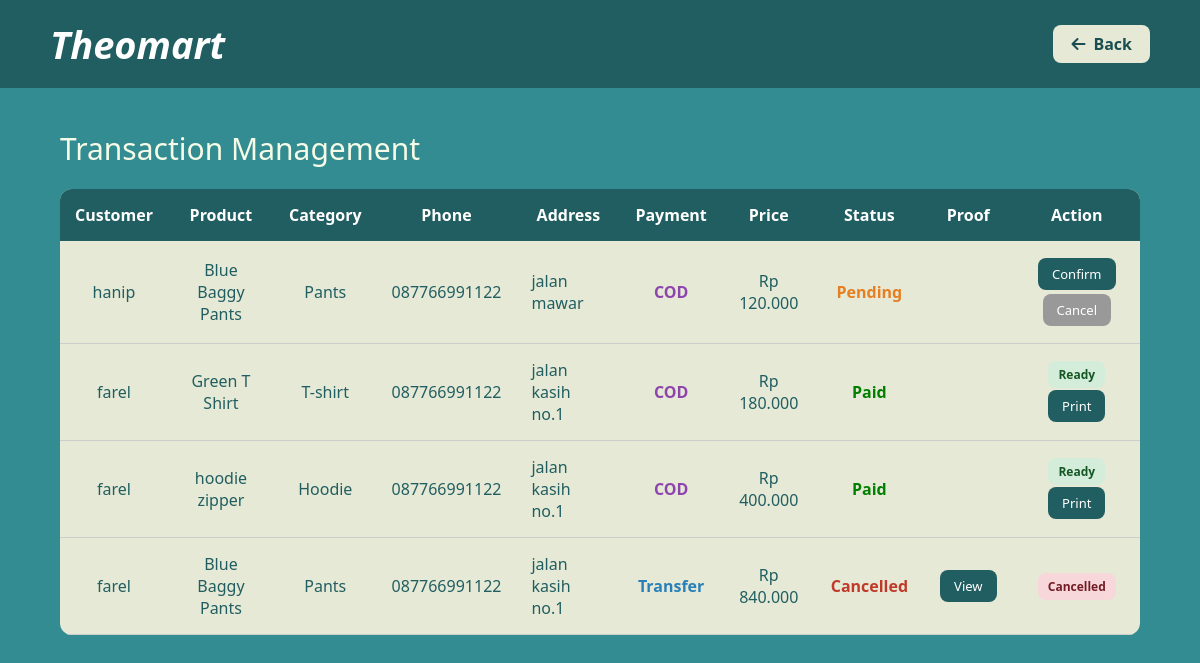
The app's page /admin/transaction_management.php (signed in), older data.
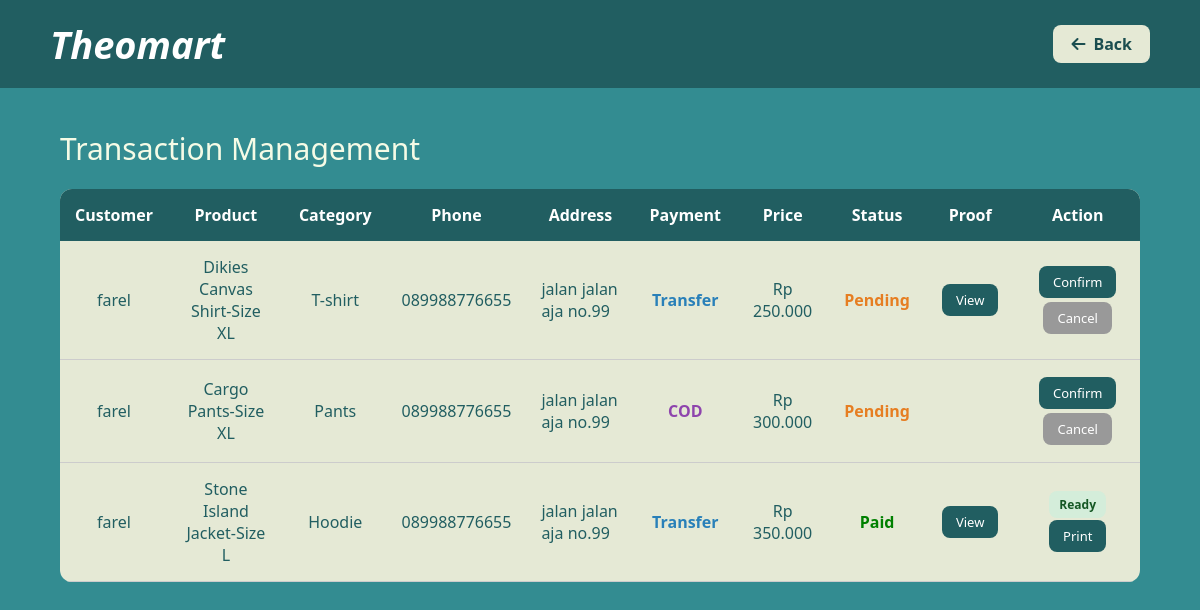
The same page, newer data.
### tables this page shows
CREATE TABLE `transactions` (
  `id` int(11) NOT NULL,
  `product_id` int(11) NOT NULL,
  `customer_name` varchar(150) NOT NULL,
  `quantity` int(11) NOT NULL DEFAULT 1,
  `total_price` int(11) NOT NULL,
  `proof_photo` varchar(255) DEFAULT NULL,
  `status` enum('Pending','Paid','Cancelled') DEFAULT 'Pending',
  `created_at` date DEFAULT curdate(),
  `phone` varchar(20) DEFAULT NULL,
  `address` text DEFAULT NULL,
  `payment_method` enum('cod','transfer') NOT NULL DEFAULT 'cod',
  `checkout_status` enum('cart','checkout') DEFAULT 'cart',
  `refund_status` enum('none','requested','approved','rejected') DEFAULT 'none',
  `refund_reason` text DEFAULT NULL,
  `refund_date` datetime DEFAULT NULL,
  `refund_target` varchar(255) DEFAULT NULL,
  `refund_proof` varchar(255) DEFAULT NULL,
  `shipping_address` text DEFAULT NULL,
  `shipping_status` varchar(50) DEFAULT 'pending',
  `shipping_courier` varchar(50) DEFAULT NULL,
  `tracking_number` varchar(100) DEFAULT NULL
);

CREATE TABLE `products` (
  `id` int(11) NOT NULL,
  `name` varchar(100) DEFAULT NULL,
  `category` varchar(50) DEFAULT NULL,
  `price` int(11) DEFAULT NULL,
  `stock` int(11) DEFAULT NULL,
  `photo` varchar(255) DEFAULT NULL
);

### admin/transaction_management.php (the view, shortened to what the changed rows need)
<?php
    include "../config/database.php";
    $data = mysqli_query($conn, "
        SELECT t.*, p.name AS product_name, p.category
        FROM transactions t
        JOIN products p ON t.product_id = p.id
        WHERE t.checkout_status = 'checkout'
        ORDER BY t.id DESC
    ");
?>
<!DOCTYPE html>
<html>
    <head>
    <link rel="stylesheet" href="https://cdnjs.cloudflare.com/ajax/libs/font-awesome/6.5.0/css/all.min.css">
    </head>
    <body>
        <div class="container">
            <div class="table-wrapper">
                <table>
                    <thead>
                        <tr>
                            <th>Customer</th>
                            <th>Product</th>
                            <th>Category</th>
                            <th>Phone</th>
                            <th>Address</th>
                            <th>Payment</th>
                            <th>Price</th>
                            <th>Status</th>
                            <th>Proof</th>
                            <th>Action</th>
                        </tr>
                    </thead>
                    <tbody>
                        <?php while($row=mysqli_fetch_assoc($data)) { ?>
                            <tr>
                                <td><?= $row['customer_name']; ?></td>
                                <td><?= $row['product_name']; ?></td>
                                <td><?= $row['category']; ?></td>
                                <td><?= $row['phone']; ?></td>
                                <td style="max-width:200px;text-align:left;">
                                    <?= $row['address']; ?>
                                </td>
                                <td>
                                    <?php
                                    if($row['payment_method'] == 'transfer'){
                                        echo "<span style='color:#2980b9;font-weight:bold;'>Transfer</span>";
                                    } elseif($row['payment_method'] == 'cod'){
                                        echo "<span style='color:#8e44ad;font-weight:bold;'>COD</span>";
                                    } else {
                                        echo "-";
                                    }
                                    ?>
                                </td>
                                <td>
                                    Rp <?= number_format($row['total_price'],0,',','.'); ?>
                                </td>
                                <td>
                                    <?php
                                    if($row['status'] == 'Paid'){
                                        echo "<span style='color:green;font-weight:bold;'>Paid</span>";
                                    }
                                    elseif($row['status'] == 'Cancelled'){
                                        echo "<span style='color:#c0392b;font-weight:bold;'>Cancelled</span>";
                                    }
                                    else{
                                        echo "<span style='color:#e67e22;font-weight:bold;'>Pending</span>";
                                    }
                                    ?>
                                </td>
                                <td>
                                    <?php if($row['payment_method'] == 'transfer'): ?>
                                        <a class="action-btn view"
                                        onclick="openModal('../uploads/<?= $row['proof_photo']; ?>')">
                                        View
                                        </a>
                                    <?php endif ?>
                                </td>
                               <td>
                                    <?php if($row['status'] == 'Pending'): ?>
                                        <a class="action-btn confirm"
                                        href="?action=confirm&id=<?= $row['id']; ?>">
                                        Confirm
                                        </a>
                                        <a class="action-btn cancel"
                                        href="?action=cancel&id=<?= $row['id']; ?>">
                                        Cancel
                                        </a>
                                    <?php elseif($row['status'] == 'Paid'): ?>
                                        <span class="badge success">Ready</span>
                                        <a class="action-btn print"
                                        href="../admin/print_receipt.php?id=<?= $row['id']; ?>"
                                        target="_blank">
                                        Print
                                        </a>
                                    <?php elseif($row['status'] == 'Cancelled'): ?>
                                        <span class="badge danger">Cancelled</span>
                                    <?php endif; ?>
                                    </td>
                            </tr>
                        <?php } ?>
                    </tbody>
                </table>
            </div>
        </div>
    </body>
</html>

Row changes from the older to the newer data that the page shows:
removed transactions: customer_name "hanip", product.name "Blue Baggy Pants", product.category "Pants", phone "087766991122", address "jalan mawar", payment_method "COD", total_price "120.000", status "Pending"
removed transactions: customer_name "farel", product.name "Green T Shirt", product.category "T-shirt", phone "087766991122", address "jalan kasih no.1", payment_method "COD", total_price "180.000", status "Paid"
removed transactions: customer_name "farel", product.name "hoodie zipper", product.category "Hoodie", phone "087766991122", address "jalan kasih no.1", payment_method "COD", total_price "400.000", status "Paid"
removed transactions: customer_name "farel", product.name "Blue Baggy Pants", product.category "Pants", phone "087766991122", address "jalan kasih no.1", payment_method "Transfer", total_price "840.000", status "Cancelled"
added transactions: customer_name "farel", product.name "Dikies Canvas Shirt-Size XL", product.category "T-shirt", phone "089988776655", address "jalan jalan aja no.99", payment_method "Transfer", total_price "250.000", status "Pending"
added transactions: customer_name "farel", product.name "Cargo Pants-Size XL", product.category "Pants", phone "089988776655", address "jalan jalan aja no.99", payment_method "COD", total_price "300.000", status "Pending"
added transactions: customer_name "farel", product.name "Stone Island Jacket-Size L", product.category "Hoodie", phone "089988776655", address "jalan jalan aja no.99", payment_method "Transfer", total_price "350.000", status "Paid"
